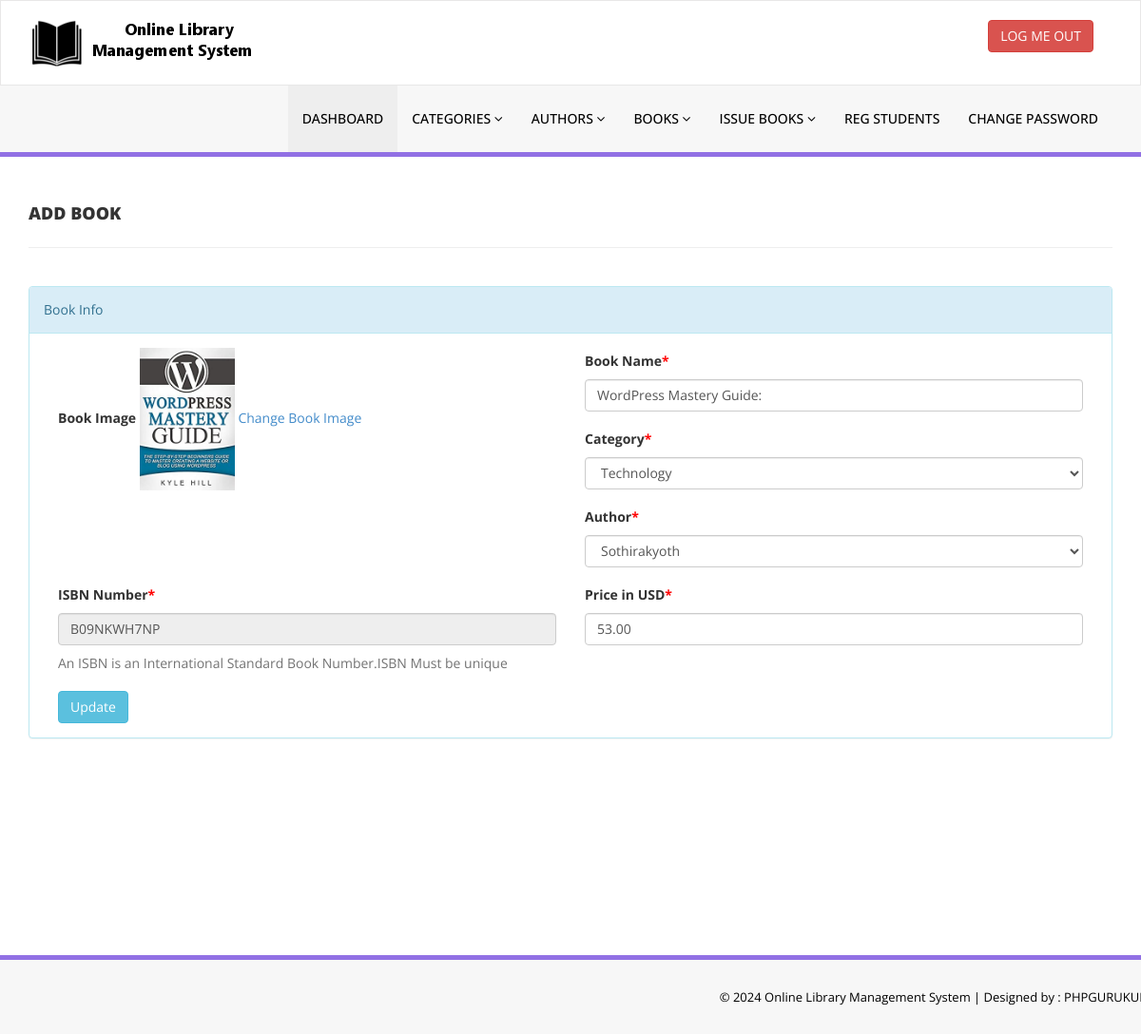
The page /admin/edit-book.php?bookid=7 (signed in) on the database its author committed.
### tables this page shows
CREATE TABLE `tblbooks` (
  `id` int(11) NOT NULL,
  `BookName` varchar(255) DEFAULT NULL,
  `CatId` int(11) DEFAULT NULL,
  `AuthorId` int(11) DEFAULT NULL,
  `ISBNNumber` varchar(25) DEFAULT NULL,
  `BookPrice` decimal(10,2) DEFAULT NULL,
  `bookImage` varchar(250) NOT NULL,
  `isIssued` int(1) DEFAULT NULL,
  `RegDate` timestamp NULL DEFAULT CURRENT_TIMESTAMP,
  `UpdationDate` timestamp NULL DEFAULT NULL ON UPDATE CURRENT_TIMESTAMP
);

CREATE TABLE `tblcategory` (
  `id` int(11) NOT NULL,
  `CategoryName` varchar(150) DEFAULT NULL,
  `Status` int(1) DEFAULT NULL,
  `CreationDate` timestamp NULL DEFAULT CURRENT_TIMESTAMP,
  `UpdationDate` timestamp NULL DEFAULT '0000-00-00 00:00:00' ON UPDATE CURRENT_TIMESTAMP
);

CREATE TABLE `tblauthors` (
  `id` int(11) NOT NULL,
  `AuthorName` varchar(159) DEFAULT NULL,
  `creationDate` timestamp NULL DEFAULT CURRENT_TIMESTAMP,
  `UpdationDate` timestamp NULL DEFAULT NULL ON UPDATE CURRENT_TIMESTAMP
);

### admin/edit-book.php (the view, shortened to what this page needs)
<?php
include('includes/config.php');
if(strlen($_SESSION['alogin'])==0)
    {
header('location:index.php');
}
else{
?>
<!DOCTYPE html>
<html xmlns="http://www.w3.org/1999/xhtml">
<head>
    <link href="assets/css/bootstrap.css" rel="stylesheet" />
    <link href="assets/css/font-awesome.css" rel="stylesheet" />
    <link href="assets/css/style.css" rel="stylesheet" />
</head>
<body>
<?php include('includes/header.php');?>
    <div class="content-wrapper">
         <div class="container">
        <div class="row pad-botm">
            <div class="col-md-12">
                <h4 class="header-line">Add Book</h4>
                            </div>
</div>
<div class="row">
<div class="col-md12 col-sm-12 col-xs-12">
<div class="panel panel-info">
<div class="panel-heading">
Book Info
</div>
<div class="panel-body">
<form role="form" method="post">
<?php
$bookid=intval($_GET['bookid']);
$sql = "SELECT tblbooks.BookName,tblcategory.CategoryName,tblcategory.id as cid,tblauthors.AuthorName,tblauthors.id as athrid,tblbooks.ISBNNumber,tblbooks.BookPrice,tblbooks.id as bookid,tblbooks.bookImage from  tblbooks join tblcategory on tblcategory.id=tblbooks.CatId join tblauthors on tblauthors.id=tblbooks.AuthorId where tblbooks.id=:bookid";
$query = $dbh -> prepare($sql);
$query->bindParam(':bookid',$bookid,PDO::PARAM_STR);
$query->execute();
$results=$query->fetchAll(PDO::FETCH_OBJ);
if($query->rowCount() > 0)
{
foreach($results as $result)
{               ?>
<div class="col-md-6">
<div class="form-group">
<label>Book Image</label>
<img src="bookimg/<?php echo htmlentities($result->bookImage);?>" width="100">
<a href="change-bookimg.php?bookid=<?php echo htmlentities($result->bookid);?>">Change Book Image</a>
</div></div>
<div class="col-md-6">
<div class="form-group">
<label>Book Name<span style="color:red;">*</span></label>
<input class="form-control" type="text" name="bookname" value="<?php echo htmlentities($result->BookName);?>" required />
</div></div>
<div class="col-md-6">
<div class="form-group">
<label> Category<span style="color:red;">*</span></label>
<select class="form-control" name="category" required="required">
<option value="<?php echo htmlentities($result->cid);?>"> <?php echo htmlentities($catname=$result->CategoryName);?></option>
</select>
</div></div>
<div class="col-md-6">
<div class="form-group">
<label> Author<span style="color:red;">*</span></label>
<select class="form-control" name="author" required="required">
<option value="<?php echo htmlentities($result->athrid);?>"> <?php echo htmlentities($athrname=$result->AuthorName);?></option>
</select>
</div></div>
<div class="col-md-6">
<div class="form-group">
<label>ISBN Number<span style="color:red;">*</span></label>
<input class="form-control" type="text" name="isbn" value="<?php echo htmlentities($result->ISBNNumber);?>"  readonly />
<p class="help-block">An ISBN is an International Standard Book Number.ISBN Must be unique</p>
</div></div>
<div class="col-md-6">
 <div class="form-group">
 <label>Price in USD<span style="color:red;">*</span></label>
 <input class="form-control" type="text" name="price" value="<?php echo htmlentities($result->BookPrice);?>"   required="required" />
 </div></div>
 <?php }} ?><div class="col-md-12">
<button type="submit" name="update" class="btn btn-info">Update </button></div>
                                    </form>
                            </div>
                        </div>
                            </div>
        </div>
    </div>
    </div>
  <?php include('includes/footer.php');?>
</body>
</html>
<?php } ?>

### admin/assets/css/style.css (style rules this page uses)
.content-wrapper { margin-top: 40px; min-height:800px; padding-bottom:90px; }
.header-line { font-weight:900; padding-bottom:25px; border-bottom:1px solid #eeeeee; text-transform:uppercase; }
.pad-botm { padding-bottom:30px; }

### rows shown on the page
tblbooks: bookImage (picture), bookname "WordPress Mastery Guide:", category "Technology", author "Sothirakyoth", isbn "B09NKWH7NP", price "53.00"
